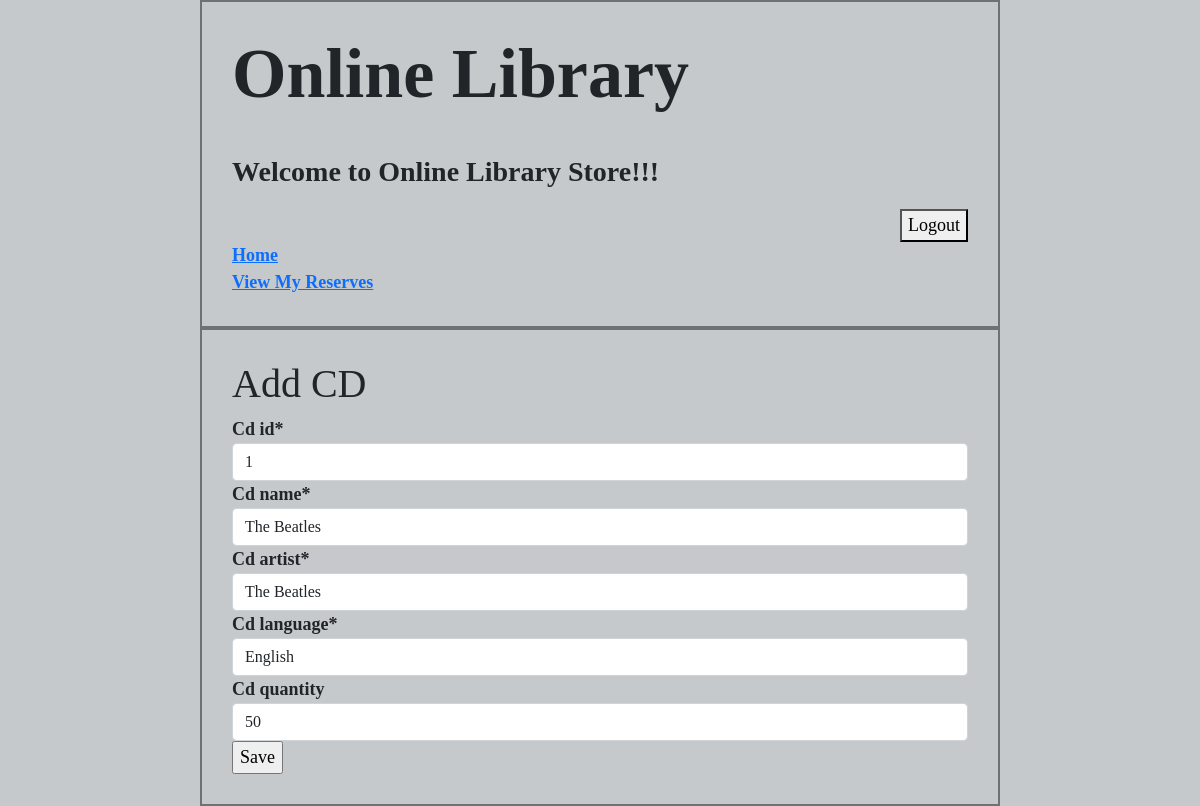
Page /editcd/1 (signed in) on the committed database.
### books_cds/models.py (models this page shows, shortened)
class CD(models.Model):
    cd_id = models.IntegerField(primary_key=True)
    cd_name = models.CharField(max_length=100)
    cd_artist = models.CharField(max_length=100)
    cd_language = models.CharField(max_length=30)
    cd_quantity = models.IntegerField(blank=True, null=True)

### books_cds/views.py (the view)
# urls.py: path('editcd/<cd_id>', views.cd_edit,  name='cd_edit'),
@login_required(login_url="/accounts/login/")
def cd_edit(request, cd_id):
    cd = CD.objects.get(cd_id = cd_id)
    form = CreateCD(instance=cd)
    if request.method == "POST":
        form = CreateCD(request.POST, instance=cd)
        if form.is_valid():
            form.save()
            return redirect('books_cds:home')
    return render(request, 'books_cds/cd_add.html', {'form':form})

### books_cds/forms.py
class CreateCD(forms.ModelForm):
    class Meta:
        model = CD
        fields = ['cd_id', 'cd_name', 'cd_artist', 'cd_language', 'cd_quantity']

### books_cds/templates/books_cds/cd_add.html (shortened to what this page needs)
{% extends 'base.html' %}
{% load crispy_forms_tags %}
{% block content %}
    <h1>Add CD</h1>
    <form class="site-form" action="" method="POST">
        {{ form|crispy }}
        <input type="submit" value="Save">
    </form>
{% endblock %}

### static/style.css (style rules this page uses)
body { background-color: rgba(182, 187, 189, 0.781); background-attachment: fixed; font-size: 18px; }
body * { font-family: Georgia; }
h1 { font-size: 40px; }

### rows in the picture
CD: cd_id "1", cd_name "The Beatles", cd_artist "The Beatles", cd_language "English", cd_quantity "50"
